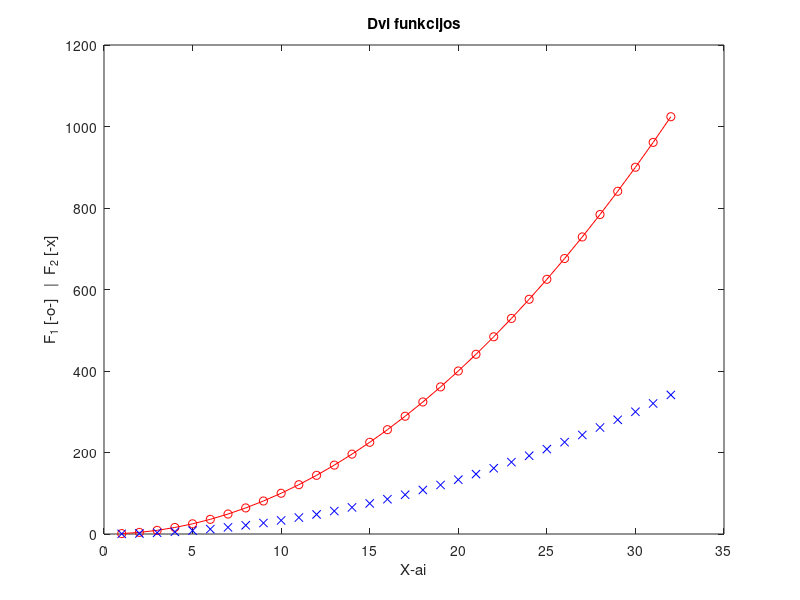

Here is the MATLAB script that generated this plot:
%
% Erikas Kėvelaitis EF-25/2 2026-09-11
%

%
%Paprastas skriptas
%

x = 1:32;
y = x.^2;

plot(x, y, 'o-r', x, y/3, 'xb')
title('Dvi funkcijos')
xlabel('X-ai')
ylabel('F_1 [-o-]   |  F_2 [-x]')
